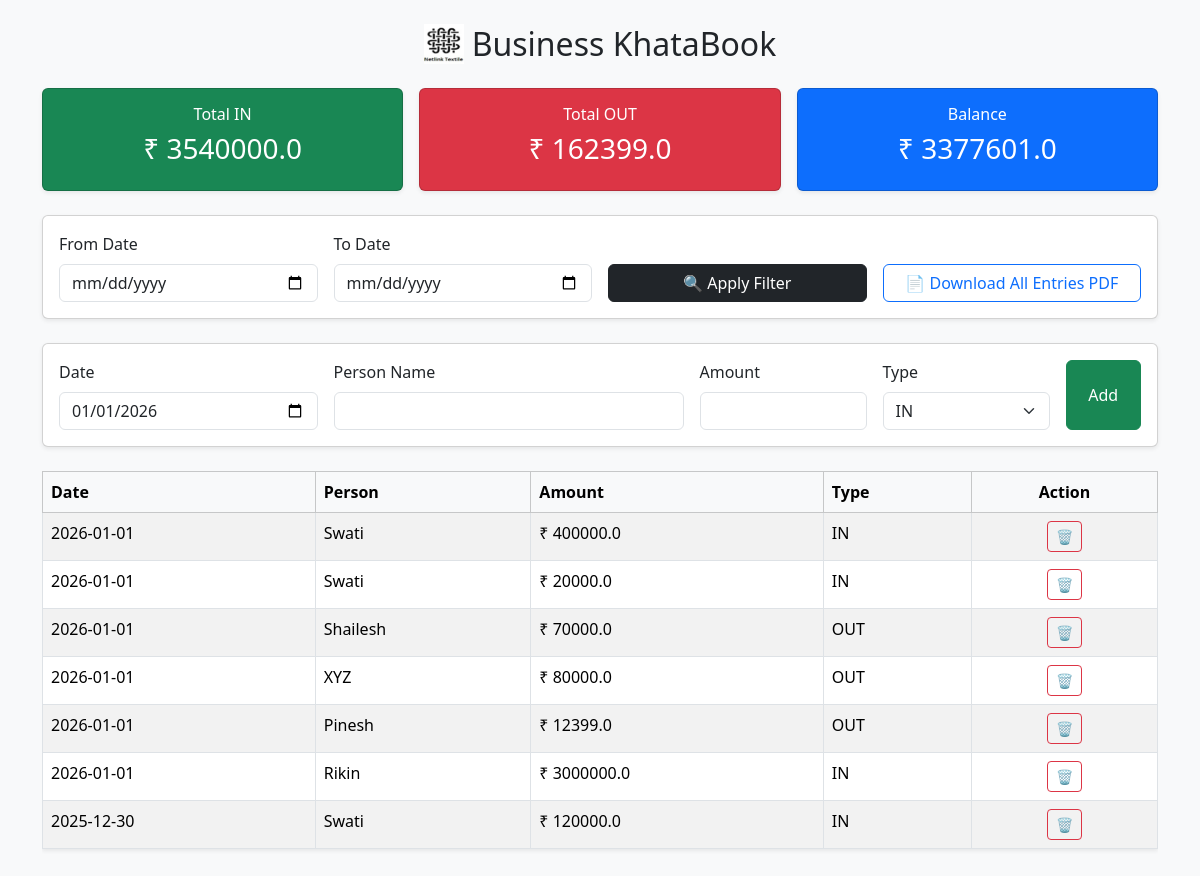
The page / on the database its author committed.
### tables this page shows
CREATE TABLE entries (
            id INTEGER PRIMARY KEY AUTOINCREMENT,
            person TEXT,
            amount REAL,
            type TEXT,
            date TEXT
        );

### app.py (the view, shortened to what this page needs)
@app.route("/", methods=["GET", "POST"])
def index():
    conn = get_db()
    c = conn.cursor()
    from_date = request.args.get("from_date")
    to_date = request.args.get("to_date")
    query = "SELECT * FROM entries"
    params = []
    if from_date and to_date:
        query += " WHERE date BETWEEN ? AND ?"
        params = [from_date, to_date]
    query += " ORDER BY date DESC"
    entries = c.execute(query, params).fetchall()
    total_in = sum(e["amount"] for e in entries if e["type"] == "IN")
    total_out = sum(e["amount"] for e in entries if e["type"] == "OUT")
    balance = total_in - total_out
    today = datetime.now().strftime("%Y-%m-%d")
    conn.close()
    return render_template(
        "dashboard.html",
        entries=entries,
        total_in=total_in,
        total_out=total_out,
        balance=balance,
        from_date=from_date,
        to_date=to_date,
        today=today
    )

### app.py (called while the page is built)
def get_db():
    conn = sqlite3.connect(DB)
    conn.row_factory = sqlite3.Row
    return conn

### templates/dashboard.html (shortened to what this page needs)
<!DOCTYPE html>
<html lang="en">
<head>
    <link rel="stylesheet" href="https://cdn.jsdelivr.net/npm/bootstrap@5.3.2/dist/css/bootstrap.min.css">
</head>
<body class="bg-light">
<div class="container mt-4 mb-5">
    <h2 class="text-center mb-4 d-flex justify-content-center align-items-center gap-2">
        <img src="{{ url_for('static', filename='logo.png') }}" height="40" alt="Logo">
        Business KhataBook
    </h2>
    <div class="row g-3 mb-4 text-center">
        <div class="col-md-4 col-12">
            <div class="card text-bg-success shadow-sm">
                <div class="card-body">
                    <h6>Total IN</h6>
                    <h3>₹ {{ total_in }}</h3>
                </div>
            </div>
        </div>
        <div class="col-md-4 col-12">
            <div class="card text-bg-danger shadow-sm">
                <div class="card-body">
                    <h6>Total OUT</h6>
                    <h3>₹ {{ total_out }}</h3>
                </div>
            </div>
        </div>
        <div class="col-md-4 col-12">
            <div class="card text-bg-primary shadow-sm">
                <div class="card-body">
                    <h6>Balance</h6>
                    <h3>₹ {{ balance }}</h3>
                </div>
            </div>
        </div>
    </div>
    <div class="card p-3 mb-4 shadow-sm">
        <form method="get" class="row g-3 align-items-end">
            <div class="col-md-3 col-12">
                <label class="form-label">From Date</label>
                <input type="date" name="from_date" class="form-control" value="{{ from_date }}">
            </div>
            <div class="col-md-3 col-12">
                <label class="form-label">To Date</label>
                <input type="date" name="to_date" class="form-control" value="{{ to_date }}">
            </div>
            <div class="col-md-3 col-12">
                <button type="submit" class="btn btn-dark w-100">
                    🔍 Apply Filter
                </button>
            </div>
            <div class="col-md-3 col-12">
                <a href="/download-pdf" class="btn btn-outline-primary w-100">
                    📄 Download All Entries PDF
                </a>
            </div>
        </form>
    </div>
    <form method="post" class="card p-3 mb-4 shadow-sm">
        <div class="row g-3">
            <div class="col-md-3 col-12">
                <label class="form-label">Date</label>
                <input type="date" name="date" class="form-control" value="{{ today }}">
            </div>
            <div class="col-md-4 col-12">
                <label class="form-label">Person Name</label>
                <input type="text" name="person" class="form-control" required>
            </div>
            <div class="col-md-2 col-6">
                <label class="form-label">Amount</label>
                <input type="number" name="amount" class="form-control" min="1" required>
            </div>
            <div class="col-md-2 col-6">
                <label class="form-label">Type</label>
                <select name="type" class="form-select">
                    <option value="IN">IN</option>
                </select>
            </div>
            <div class="col-md-1 col-12 d-grid">
                <button class="btn btn-success">Add</button>
            </div>
        </div>
    </form>
    <div class="table-responsive">
        <table class="table table-bordered table-striped shadow-sm">
            <thead class="table-light">
                <tr>
                    <th>Date</th>
                    <th>Person</th>
                    <th>Amount</th>
                    <th>Type</th>
                    <th class="text-center">Action</th>
                </tr>
            </thead>
            <tbody>
            {% for e in entries %}
                <tr>
                    <td>{{ e.date }}</td>
                    <td>{{ e.person }}</td>
                    <td>₹ {{ e.amount }}</td>
                    <td>{{ e.type }}</td>
                    <td class="text-center">
                        <button class="btn btn-outline-danger btn-sm"
                                data-bs-toggle="modal"
                                data-bs-target="#deleteModal{{ e.id }}">
                            🗑️
                        </button>
                    </td>
                </tr>
            {% endfor %}
            </tbody>
        </table>
    </div>
</div>
</body>
</html>

### rows shown on the page
entries: date "2026-01-01", person "Swati", amount "400000.0", type "IN"
entries: date "2026-01-01", person "Swati", amount "20000.0", type "IN"
entries: date "2026-01-01", person "Shailesh", amount "70000.0", type "OUT"
entries: date "2026-01-01", person "XYZ", amount "80000.0", type "OUT"
entries: date "2026-01-01", person "Pinesh", amount "12399.0", type "OUT"
entries: date "2026-01-01", person "Rikin", amount "3000000.0", type "IN"
entries: date "2025-12-30", person "Swati", amount "120000.0", type "IN"

### other values the page prints
{{ total_in }} "3540000.0"
{{ total_out }} "162399.0"
{{ balance }} "3377601.0"
